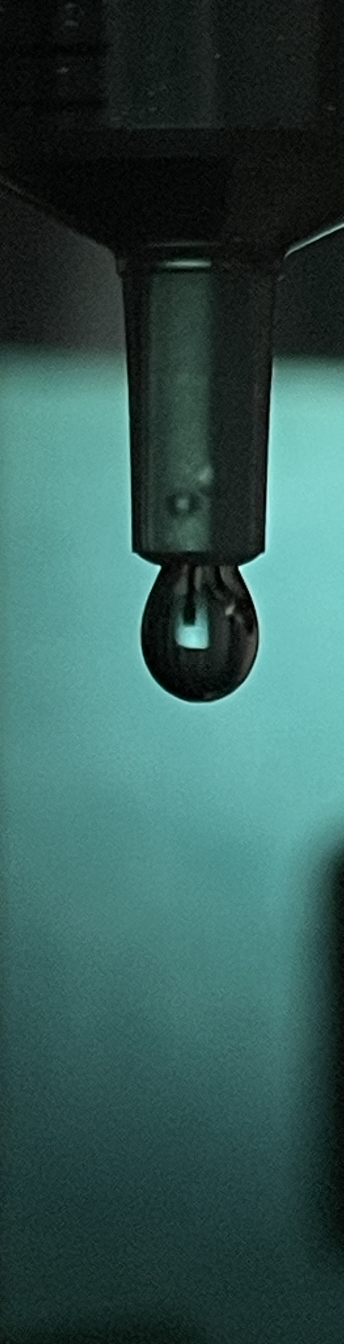
#> input picture pendant-drop/1.jpg, 1030 x 4032 px (shown at 1/3 size)
$ python -i utils.py   (imports and definitions only)
#> lines starting #> are read from the running program, lines starting #| are printed output that depends on the picture; after the words box and inside, x2 and y2 are one past the last pixel; in counts of white or black regions, pixels touching at a corner belong together
import cv2
import numpy as np
import matplotlib.pyplot as plt

def findPendantCurve_Convex(img,numerical=True,k=0.3,img_3ch=None,sampleSize=100):

    threshed=cv2.threshold(img,img.mean()+(img.max()-img.mean())*k,255,0)[1]

    #Find the contour with the greatest arc length.
    cnts,hier=cv2.findContours(threshed,cv2.RETR_EXTERNAL,cv2.CHAIN_APPROX_SIMPLE)
    lengths=np.zeros(len(cnts))
    for t,c in enumerate(cnts):
        lengths[t]=cv2.arcLength(c,False)
    Curve=cnts[np.argmax(lengths)]

    #Downsample the dense contour from the high-resolution image.
    original_length=len(Curve)
    choice=np.linspace(0,original_length,
                       1000 if original_length>1000 else original_length,
                       endpoint=False,dtype=np.int32)
    #Locate the bottom tip.
    tip_index=np.argmax(Curve[::,0,1])

    #Build a convex hull for convexity-defect detection.
    hull_points=cv2.convexHull(Curve,returnPoints=True)
    hull_indices=cv2.convexHull(Curve,returnPoints=False)

    #Select suitable defect extrema as boundary points.
    convexDefects=cv2.convexityDefects(Curve,hull_indices)
    convexDef_length=convexDefects[::,0,1]-convexDefects[::,0,0]
    # (convexDef_indices,)=np.where(convexDef_length>50)
    convexDef_indices=np.argsort(convexDef_length)[-2:]

    left_index,right_index=convexDefects[convexDef_indices,0,2]


    #Extract the pendant-drop segment of the contour.
    l,r=sorted([left_index,right_index])
    PendantCurve=Curve[l:r+1]
    tip=np.argmin(PendantCurve[::,0,1])

    #Compute the capillary diameter from the distance between boundary points.
    diameter=np.sum(np.square(PendantCurve[0,0,::]-PendantCurve[-1,0,::]))
    diameter=np.sqrt(diameter)

    #Move the drop tip to the origin and reverse the vertical axis.
    PendantCurve_numerical=(PendantCurve-PendantCurve[tip]).reshape(-1,2)
    PendantCurve_numerical=-np.array(PendantCurve_numerical,dtype=np.float32)
    # PendantCurve_numerical/=diameter

    fig=None
    if img_3ch is not None:
        img_contour=img_3ch.copy()
        img_contour=cv2.drawContours(img_contour,[PendantCurve],-1,(0,255,0),
                (np.max(PendantCurve_numerical[::,0])-np.min(PendantCurve_numerical[::,0]))*0.1)
        b,g,r=cv2.split(img_contour)
        img_contour=cv2.merge([r,g,b])
        fig=plt.figure(figsize=(8,6))
        plt.imshow(img_contour)
        plt.axis('off')
        # fig.savefig('./DetectedCurve')

    return PendantCurve_numerical,tip,diameter,fig

def sample(curve,size):
    choices=np.linspace(0,len(curve)-1,size,dtype=np.int32)
    return curve[choices,::]

>>> import cv2
>>> picture = cv2.imread('1.jpg', cv2.IMREAD_GRAYSCALE)
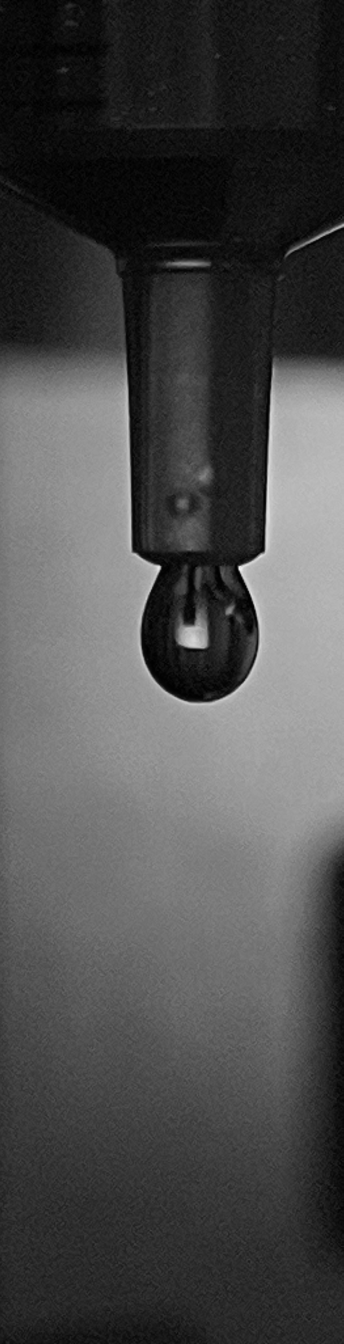
#> picture: shape (4032, 1030) (shown at 1/3 size); min 0, max 248, mean 76.4
>>> result = findPendantCurve_Convex(picture)
#> in findPendantCurve_Convex, `threshed=cv2.threshold(img,img.mean()+(img.max()-img.mean())*k,255,0)[1]`:
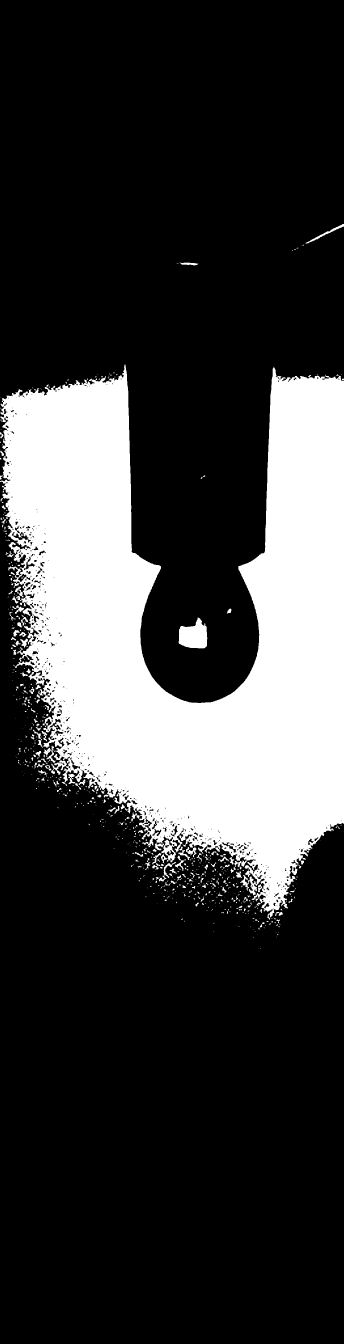
#> threshed: shape (4032, 1030) (shown at 1/3 size); 23.1% white; 762 white regions (549 under 20 px)
#> in findPendantCurve_Convex, `cnts,hier=cv2.findContours(threshed,cv2.RETR_EXTERNAL,cv2.CHAIN_APPROX..`: cnts = 757 contours, 603 with area under 20; largest, box (x1, y1, x2, y2) and area: (0, 1093, 1030, 2759) 939811, (536, 1852, 622, 1945) 5492, (917, 672, 1030, 731) 608, (131, 2237, 166, 2288) 466, (558, 2541, 589, 2572) 324
#> in findPendantCurve_Convex, `lengths=np.zeros(len(cnts))`: lengths = 757 values from 0 to 0
#> the loop in findPendantCurve_Convex, `for t,c in enumerate(cnts):` made 757 passes
#> c on passes 1 to 3: [[781, 2844], [781, 2845], [782, 2845]], [[759, 2812], [760, 2813], [760, 2812]], [[828, 2810], [828, 2811]]
#> after the loop in findPendantCurve_Convex, `for t,c in enumerate(cnts):`: lengths = 757 values, max 15060.9 at index 748, min 0 at index 3, mean 35.62
#> in findPendantCurve_Convex, `Curve=cnts[np.argmax(lengths)]`: Curve = contour of 6364 points, box (x1, y1, x2, y2) (0, 1093, 1030, 2759), area 939811
#> in findPendantCurve_Convex, `original_length=len(Curve)`: original_length = 6364
#> in findPendantCurve_Convex, `tip_index=np.argmax(Curve[::,0,1])`: tip_index = 4900
#> in findPendantCurve_Convex, `hull_points=cv2.convexHull(Curve,returnPoints=True)`: hull_points = contour of 22 points, box (x1, y1, x2, y2) (0, 1093, 1030, 2759), area 1422150
#> in findPendantCurve_Convex, `hull_indices=cv2.convexHull(Curve,returnPoints=False)`: hull_indices = 22 values, max 6363 at index 0, min 0 at index 21, mean 2970.8
#> in findPendantCurve_Convex, `convexDefects=cv2.convexityDefects(Curve,hull_indices)`: convexDefects = 18 rows, first 6: [0, 453, 74, 10728], [453, 486, 479, 2519], [486, 497, 493, 1862], [497, 512, 508, 1738], [512, 551, 542, 2822], [551, 777, 757, 7932]
#> in findPendantCurve_Convex, `convexDef_length=convexDefects[::,0,1]-convexDefects[::,0,0]`: convexDef_length = 18 values, max 1225 at index 11, min 2 at index 7, mean 353.3
#> in findPendantCurve_Convex, `convexDef_indices=np.argsort(convexDef_length)[-2:]`: convexDef_indices = [6, 11]
#> in findPendantCurve_Convex, `left_index,right_index=convexDefects[convexDef_indices,0,2]`: left_index = 1630; right_index = 4315
#> in findPendantCurve_Convex, `l,r=sorted([left_index,right_index])`: l = 1630; r = 4315
#> in findPendantCurve_Convex, `PendantCurve=Curve[l:r+1]`: PendantCurve = contour of 2686 points, box (x1, y1, x2, y2) (44, 1895, 767, 2601), area 134093
#> in findPendantCurve_Convex, `tip=np.argmin(PendantCurve[::,0,1])`: tip = 55
#> in findPendantCurve_Convex, `diameter=np.sum(np.square(PendantCurve[0,0,::]-PendantCurve[-1,0,::]))`: diameter = 883541
#> in findPendantCurve_Convex, `diameter=np.sqrt(diameter)`: diameter = 940
#> in findPendantCurve_Convex, `PendantCurve_numerical=(PendantCurve-PendantCurve[tip]).reshape(-1,2)`: PendantCurve_numerical = 2686 pairs, first value -42 to 680, second value 0 to 705
#> in findPendantCurve_Convex, `PendantCurve_numerical=-np.array(PendantCurve_numerical,dtype=np.float..`: PendantCurve_numerical = 2686 pairs, first value -680 to 42, second value -705 to 0
#> result = 4 point arrays, longest 2686 points
